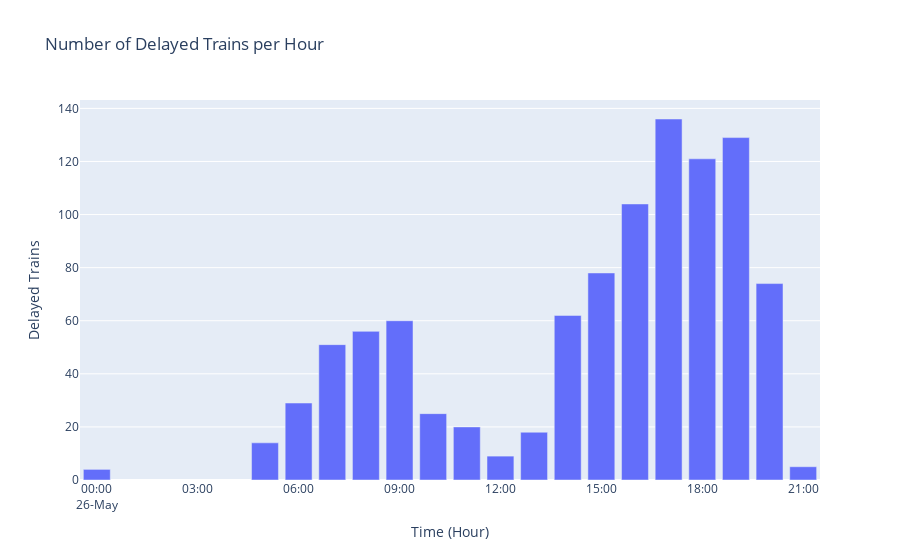

Notebook source saved alongside this figure:
### Code cell
# Convert to datetime


df['TimeAtLocation'] = pd.to_datetime(df["TimeAtLocation"], errors="coerce")

# Calculate delay in minutes
df['DelayMinutes'] = (df['TimeAtLocation'] - df['AdvertisedTimeAtLocation']).dt.total_seconds() / 60

# Filter delayed trains only (delay > 10)
delayed = df[df['DelayMinutes'] > 10].copy()

# Round delay time to the hour for grouping
delayed['Hour'] = delayed['AdvertisedTimeAtLocation'].dt.floor('h')

# Count delayed trains per hour
delay_counts = delayed.groupby('Hour').size().reset_index(name='DelayedTrainsCount')

import plotly.express as px

fig = px.bar(delay_counts,
             x='Hour',
             y='DelayedTrainsCount',
             title="Number of Delayed Trains per Hour",
             labels={"Hour": "Time (Hour)", "DelayedTrainsCount": "Delayed Trains"})

fig.update_layout(xaxis_tickformat='%H:%M\n%d-%b')

fig.show()

### Figure 1 — Plotly figure (JSON) as saved in the notebook; plotly's stock layout.template omitted (floating-point values rounded to 4 significant figures)
{"data": [{"hovertemplate": "Time (Hour)=%{x}<br>Delayed Trains=%{y}<extra></extra>", "legendgroup": "", "marker": {"color": "#636efa", "pattern": {"shape": ""}}, "name": "", "orientation": "v", "showlegend": false, "textposition": "auto", "type": "bar", "x": ["2025-05-26T00:00:00.000000000", "2025-05-26T05:00:00.000000000", "2025-05-26T06:00:00.000000000", "2025-05-26T07:00:00.000000000", "2025-05-26T08:00:00.000000000", "2025-05-26T09:00:00.000000000", "2025-05-26T10:00:00.000000000", "2025-05-26T11:00:00.000000000", "2025-05-26T12:00:00.000000000", "2025-05-26T13:00:00.000000000", "2025-05-26T14:00:00.000000000", "2025-05-26T15:00:00.000000000", "2025-05-26T16:00:00.000000000", "2025-05-26T17:00:00.000000000", "2025-05-26T18:00:00.000000000", "2025-05-26T19:00:00.000000000", "2025-05-26T20:00:00.000000000", "2025-05-26T21:00:00.000000000"], "xaxis": "x", "y": [4, 14, 29, 51, 56, 60, 25, 20, 9, 18, 62, 78, 104, 136, 121, 129, 74, 5], "yaxis": "y"}], "layout": {"barmode": "relative", "legend": {"tracegroupgap": 0}, "title": {"text": "Number of Delayed Trains per Hour"}, "xaxis": {"anchor": "y", "domain": [0, 1], "tickformat": "%H:%M\n%d-%b", "title": {"text": "Time (Hour)"}}, "yaxis": {"anchor": "x", "domain": [0, 1], "title": {"text": "Delayed Trains"}}}}
